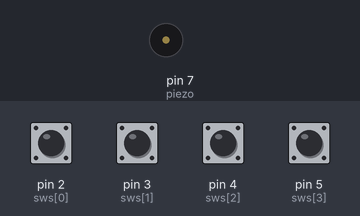
This sketch was run on a simulated Arduino Uno, built with avr-gcc and run on an emulated ATmega328P. Shown: buzzer (waves = sounding). The inputs (shaded band) are chosen by the test bench; at power-on: pin 2 (sws[0]), pin 3 (sws[1]), pin 4 (sws[2]), pin 5 (sws[3]) LOW.

Above: at 1.2 s.
1.3 s: pin 2 (sws[0]) pulled HIGH for 0.15 s
At 1.37 s:
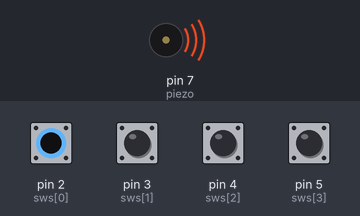
Timing chart, 0 to 4.3 s (numbered marks = the images above; inputs shaded):
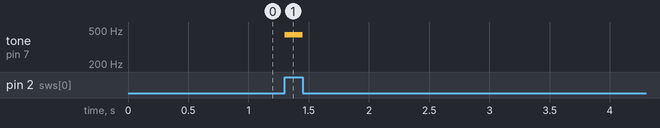

Measured:
- after the input at 1.3 s, tone on pin 7 (piezo): silent → 440 Hz at once, → silent 0.15 s later

The sketch:

sketch_oct13e.ino
```cpp
int piezo = 7;
int sws [] = {2, 3, 4, 5};
int freq[] = {440, 494, 262, 294, 330, 349, 392};

void setup()
{
  pinMode(piezo, OUTPUT);
  for(int i =0; i<4; i++)
  {
    pinMode(sws[i], INPUT);
  }
}

void loop()
{
  for(int i = 0; i<4; i++)
  {
    int val = digitalRead(sws[i]);
    if(val)
    {
      tone(piezo, freq[i]);
      while(digitalRead(sws[i]));
      noTone(piezo);
    }
  }
}
```
